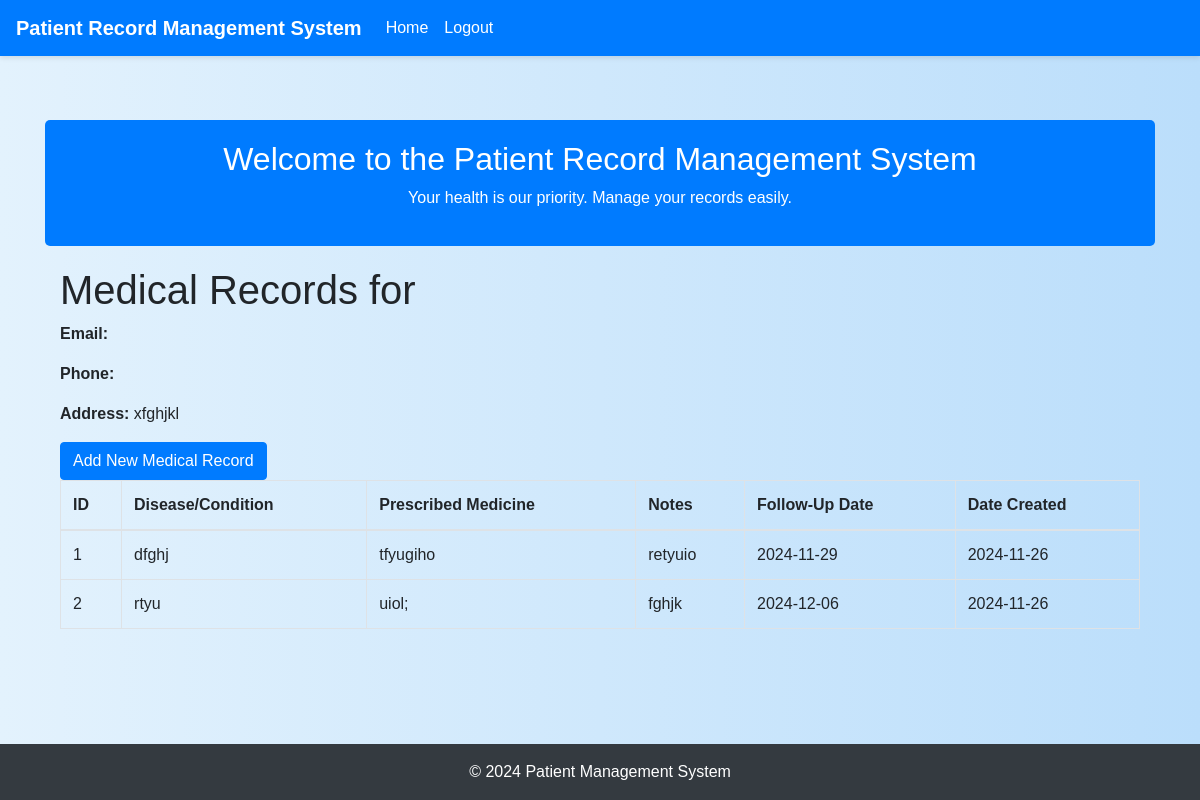
Page /patients/1/records (signed in) on the committed database.
### app/models.py (models this page shows, shortened)
class Patient(db.Model):
    id = db.Column(db.Integer, primary_key=True)
    user_id = db.Column(db.Integer, db.ForeignKey('user.id'), unique=True, nullable=False)
    first_name = db.Column(db.String(100), nullable=False)
    last_name = db.Column(db.String(100), nullable=False)
    dob = db.Column(db.Date, nullable=False)
    phone_number = db.Column(db.String(15), nullable=True)
    address = db.Column(db.String(255), nullable=True)
    is_admitted = db.Column(db.Boolean, default=False)
    room_id = db.Column(db.Integer, db.ForeignKey('room.id'), nullable=True)
    bed_id = db.Column(db.Integer, db.ForeignKey('bed.id'), nullable=True)
    room = db.relationship('Room', backref='patients', lazy=True)
    bed = db.relationship('Bed', backref='patients', lazy=True)

class PatientRecord(db.Model):
    id = db.Column(db.Integer, primary_key=True)
    patient_id = db.Column(db.Integer, db.ForeignKey('patient.id'), nullable=False)
    user_id = db.Column(db.Integer, db.ForeignKey('user.id'), nullable=True)
    doctor_id = db.Column(db.Integer, db.ForeignKey('user.id'), nullable=False)
    disease = db.Column(db.String(100))
    diagnosis = db.Column(db.Text, nullable=True)
    prescribed_medicine = db.Column(db.String(255))
    notes = db.Column(db.Text)
    follow_up_date = db.Column(db.Date)
    record_date = db.Column(db.DateTime, default=datetime.utcnow)
    details = db.Column(db.Text, nullable=False)
    treatment = db.Column(db.Text)
    treatment_plan = db.Column(db.Text)
    patient = db.relationship('Patient', backref='records', lazy=True)

### app/route.py (the view)
@main_bp.route('/patients/<int:patient_id>/records', methods=['GET'])
@login_required
def view_patient_records(patient_id):
    patient = Patient.query.get_or_404(patient_id)
    user = patient.user  # Access the User via the relationship in the Patient model
    patient_records = PatientRecord.query.filter_by(patient_id=patient.id).all()
    return render_template('patient_records.html', patient=patient, user=user, records=patient_records)

### app/templates/patient_records.html
{% extends "layout.html" %}
{% block content %}
<div class="container">
    <h1>Medical Records for {{ patient.name }}</h1>
    <p><strong>Email:</strong> {{ patient.email }}</p>
    <p><strong>Phone:</strong> {{ patient.phone }}</p>
    <p><strong>Address:</strong> {{ patient.address }}</p>
    <a href="{{ url_for('main.add_patient_record', patient_id=patient.id) }}" class="btn btn-primary">Add New Medical Record</a>
    {% if records %}
        <table class="table table-bordered">
            <thead>
                <tr>
                    <th>ID</th>
                    <th>Disease/Condition</th>
                    <th>Prescribed Medicine</th>
                    <th>Notes</th>
                    <th>Follow-Up Date</th>
                    <th>Date Created</th>
                </tr>
            </thead>
            <tbody>
                {% for record in records %}
                    <tr>
                        <td>{{ record.id }}</td>
                        <td>{{ record.disease }}</td>
                        <td>{{ record.prescribed_medicine }}</td>
                        <td>{{ record.notes }}</td>
                        <td>{{ record.follow_up_date.strftime('%Y-%m-%d') if record.follow_up_date else 'N/A' }}</td>
                        <td>{{ record.record_date.strftime('%Y-%m-%d') }}</td>
                    </tr>
                {% endfor %}
            </tbody>
        </table>
    {% else %}
        <p>No medical records found for this patient.</p>
    {% endif %}
</div>
{% endblock %}

### app/static/css/style.css (style rules this page uses)
:root { --primary-color: #007bff; --secondary-color: #6c757d; --success-color: #28a745; --info-color: #17a2b8; --warning-color: #ffc107; --danger-color: #dc3545; --background-color: #f8f9fa; --footer-background: #343a40; }
body { background-color: var(--background-color); font-family: Arial, sans-serif; margin: 0; padding: 0; }

### app/templates/layout.html (style rules this page uses)
body { display: flex; flex-direction: column; min-height: 100vh; background: linear-gradient(to right, #e3f2fd, #bbdefb); }

### rows in the picture
Patient: address "xfghjkl"
PatientRecord: id "1", disease "dfghj", prescribed_medicine "tfyugiho", notes "retyuio", follow_up_date "2024-11-29", record_date "2024-11-26"
PatientRecord: id "2", disease "rtyu", prescribed_medicine "uiol;", notes "fghjk", follow_up_date "2024-12-06", record_date "2024-11-26"
